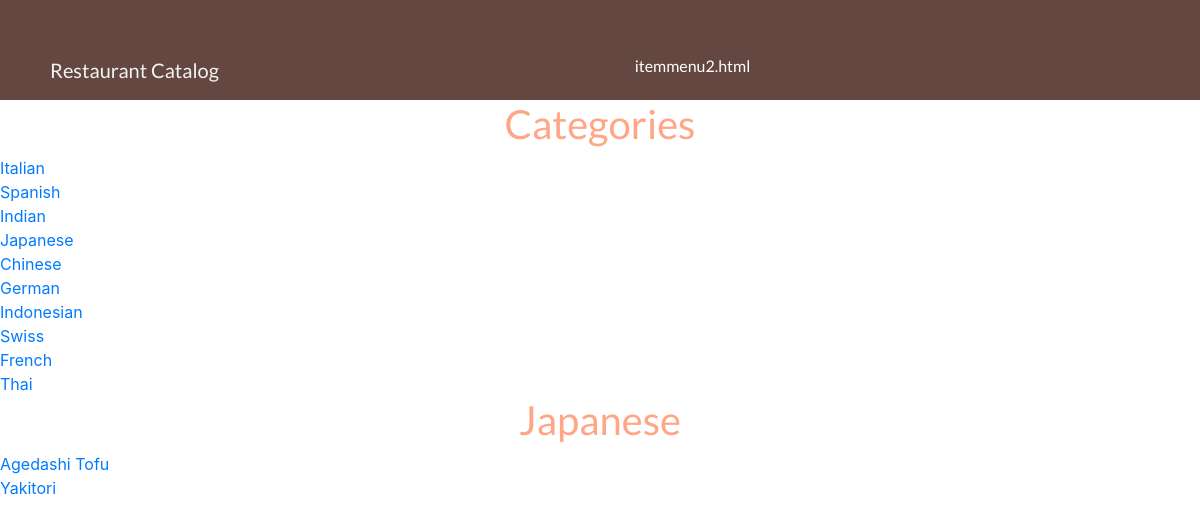
The app's page /category/4/ with its own data.
### database_setupwithusers.py (models this page shows, shortened)
class Category(Base):
    __tablename__ = 'category'
    id = Column(Integer, primary_key=True)
    name = Column(String(250), nullable=False)
    user_id = Column(Integer, ForeignKey('user.id'))
    user = relationship(User)

class Item(Base):
    __tablename__ = 'item'
    name = Column(String(80), nullable=False)
    id = Column(Integer, primary_key=True)
    description = Column(String(250))
    category_id = Column(Integer, ForeignKey('category.id'))
    category = relationship(Category)
    user_id = Column(Integer, ForeignKey('user.id'))
    user = relationship(User)
    picture = Column(String(250))

### projectwithusers.py (the view)
@app.route('/category/<int:category_id>/')
def getItems(category_id):
    categorylist = session.query(Category).all()
    category = session.query(Category).filter_by(id=category_id).first()
    items = session.query(Item).filter_by(category_id=category_id).all()
    if login_session.get('access_token') is not None:
        return render_template(
         'additem.html', category=category,
         items=items, category_id=category_id, categorylist=categorylist)
    else:
        return render_template('itemenu2.html',
                               category=category,
                               items=items, category_id=category_id,
                               categorylist=categorylist,
                               STATE=login_session.get('state'))

### templates/itemenu2.html (shortened to what this page needs)
<!DOCTYPE html>
<html lang="en">
<head>
    <link rel="stylesheet" href="https://stackpath.bootstrapcdn.com/bootstrap/4.1.3/css/bootstrap.min.css">
    <link rel="stylesheet" type="text/css" href="{{ url_for('static', filename='css/card.css') }}">
    <link rel="stylesheet" type="text/css" href="{{ url_for('static', filename='css/header.css') }}">
</head>
<body>
	<div class="container-fluid">
		<nav class="navbar ">
		    <span class="navbar-brand mb-0 h1">Restaurant Catalog</span>
		    <h6>itemmenu2.html</h6>
		</nav>
	</div>
	<div class="categorydiv">
		<h1>Categories</h1>
		{% for i in categorylist %}
		<div>
			<a href="{{url_for('getItems', category_id = i.id) }}">{{i.name}}</a>
			<br>
		</div>
		{% endfor %}
	</div>
	<div class="itemdiv">
		<h1>{{category.name}}</h1>
		{% for i in items %}
		<div class="list">
			<a href="{{url_for('getDescription', category_id = category_id ,item_id=i.id) }}">{{i.name}}</a>
		</div>
		{% endfor %}
	</div>
</body>
</html>

### static/css/card.css (style rules this page uses)
h1 { color: #FFA686; text-align: center; font-family: 'Lato', sans-serif; }
h6 { color: white; }

### static/css/header.css (style rules this page uses)
* { margin: 0; padding: 0; }
.navbar, .container-fluid, .row, body #result { width: 100%; margin: 0; padding: 0; margin-right: 0; }
.navbar { height: 90px; background-color: #634740; color: #F2F4F3; padding: 50px; font-family: 'Lato', sans-serif; font-size: 50px; }

### records on screen
Category: name "Italian"
Category: name "Spanish"
Category: name "Indian"
Category: name "Japanese"
Category: name "Chinese"
Category: name "German"
Category: name "Indonesian"
Category: name "Swiss"
Category: name "French"
Category: name "Thai"
Item: name "Agedashi Tofu"
Item: name "Yakitori"
